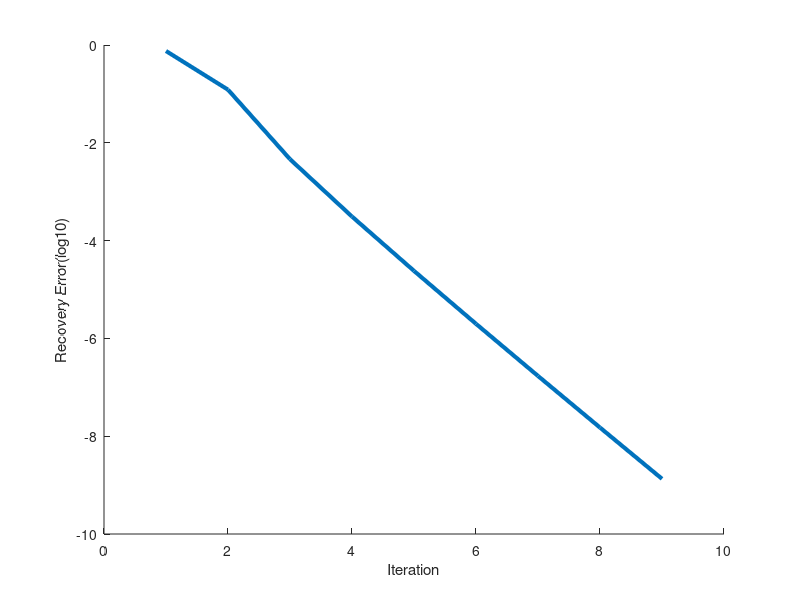

This chart was generated by the following MATLAB code:
clear all; clc; close all;
m = 1000;
n = 1000;
r = 20;
p = 0.5;

% generate matrix
Data        = randn(m, r) * randn(r, n);
Omega       = zeros(m, n);Omega(randsample(1:m*n, round(p*m*n)))=1;
Data_M      = Data.*Omega;
Omega_trans = Omega';
Data_M_trans= Data_M';

% completion via Altenating Least Square
%   We solve Omega.*(UV)=Omega.*(Data_M)
% by solving Omega.*(Ax) = Omega.*(b), where x and v are vectors 
solve_Axb = @(A,b,Omega) A(find(Omega==1), :)\b(find(Omega==1));

% hyper parameters
res = [];
err = 1;
tot = 1e-8; 
iter = 0;
maxIter = 100;

% initialization
U = randn(m, r);
V = randn(r, n);

% Alternative Least Square
while( err >= tot && iter<=maxIter)
    for i=1:n
        V(:,i)=solve_Axb(U,Data_M(:,i),Omega(:,i));
    end
    V_trans = V';
    for j=1:m
        U(j, :)=solve_Axb(V_trans, Data_M_trans(:,j), Omega_trans(:, j))';
    end
    iter = iter + 1;
    err= norm(Omega.*(U * V-Data_M), 'fro')/norm(Omega.*(Data_M), 'fro');
    res = [res, log10(err)];
    disp(['At iteration ' num2str(iter) ' the error is ' num2str(err)]);
end

figure()
hold on
plot(res, 'linewidth',3);
xlabel('Iteration')
ylabel('Recovery Error(log10)');
hold off


